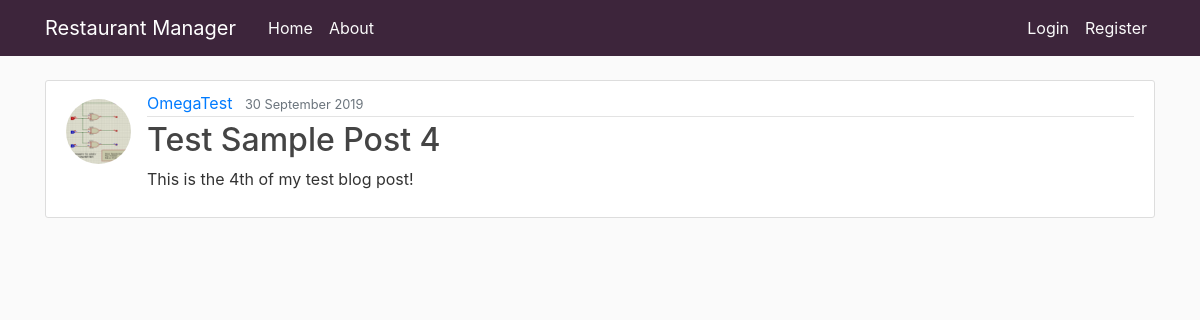
/blog/post/14/, run on the app's committed database.
### blog/models.py (models this page shows, shortened)
class Post(models.Model):
	title = models.CharField(max_length=100)
	content = models.TextField()
	date_posted = models.DateTimeField(default=timezone.now)
	author = models.ForeignKey(User, on_delete=models.CASCADE)

### users/models.py (models this page shows, shortened)
class Profile(models.Model):
	user = models.OneToOneField(User, on_delete=models.CASCADE)
	image = models.ImageField(default='default.jpg', upload_to='profile_pics')

### blog/views.py (the view)
# urls.py: path('post/<int:pk>/', views.PostDetailView.as_view(), name="blog-detail"),
class PostDetailView(DetailView):
	model = Post

### blog/templates/blog/post_detail.html
{% extends 'blog/base.html' %}
{% block content %}
<article class="media content-section">
	<img class="rounded-circle article-img mt-2" src="{{ object.author.profile.image.url }}">
	<div class="media-body">
	    <div class="article-metadata">
	      <a class="mr-2" href="#">{{ object.author }}</a>
	      <small class="text-muted">{{ object.date_posted|date:'j F Y' }}</small>
	    </div>
	    <h2 class="article-title" >{{ object.title }}</h2>
	    <p class="article-content">{{ object.content }}</p>
	</div>
</article>
{% endblock content %}

### blog/static/blog/css/style.css (style rules this page uses)
:root { --main-accent: #3D253B; --main-accent-text: #FAFAFA; }
body { background: #fafafa; color: #333333; margin-top: 5rem; }
h1, h2, h3, h4, h5, h6 { color: #444444; }
.content-section { background: #ffffff; padding: 10px 20px; border: 1px solid #dddddd; border-radius: 3px; margin-bottom: 20px; }
.article-title { color: #444444; }
.article-content { white-space: pre-line; }
.article-img { height: 65px; width: 65px; margin-right: 16px; }
.article-metadata { padding-bottom: 1px; margin-bottom: 4px; border-bottom: 1px solid #e3e3e3 }

### data on the page
Post: author.profile.image (picture), author "OmegaTest", date_posted "30 September 2019", title "Test Sample Post 4", content "This is the 4th of my test blog post!"
